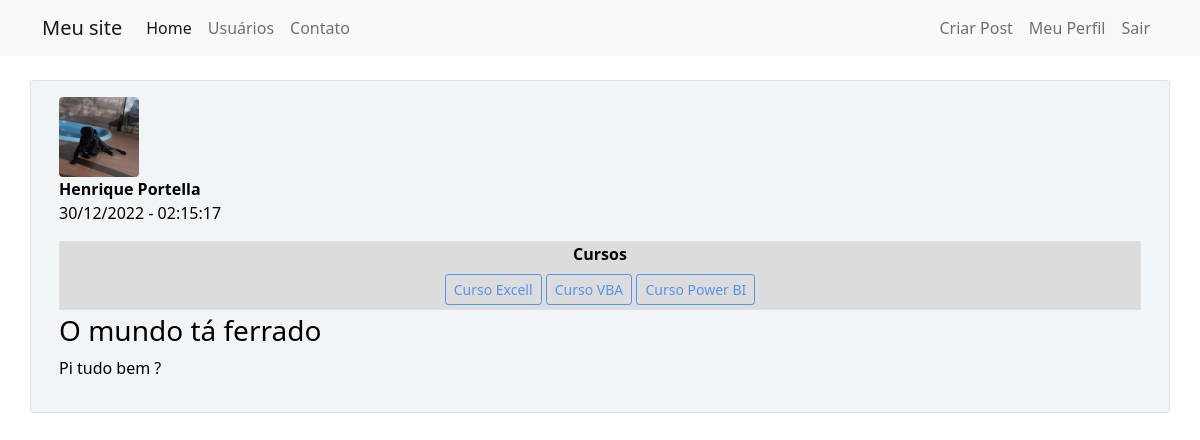
The app's page /post/3 (signed in) with its own data.
### comunidadeimpressionadora/models.py (models this page shows, shortened)
class Usuario(database.Model, UserMixin):
    id = database.Column(database.Integer, primary_key=True)
    username = database.Column(database.String, nullable=False)
    email = database.Column(database.String, nullable=False, unique=True)
    senha = database.Column(database.String, nullable=False)
    foto_perfil = database.Column(database.String, default='default.jpg')
    posts = database.relationship('Post', backref='autor', lazy=True)
    cursos = database.Column(database.String, nullable=False, default='Não informado')

class Post(database.Model):
    id = database.Column(database.Integer, primary_key=True)
    titulo = database.Column(database.String, nullable=False)
    corpo = database.Column(database.String, nullable=False)
    data_criacao = database.Column(database.DateTime, nullable=False, default=datetime.utcnow)
    id_usuario = database.Column(database.Integer, database.ForeignKey('usuario.id'), nullable=False)

### comunidadeimpressionadora/routes.py (the view)
@app.route('/post/<post_id>', methods=['GET', 'POST'])
@login_required
def exibir_post(post_id):
    post = Post.query.get(post_id)
    if current_user == post.autor:
        form = FormCriarPost()
        if request.method == 'GET':
            form.titulo.data = post.titulo
            form.corpo.data = post.corpo
        elif form.validate_on_submit():
            post.titulo = form.titulo.data
            post.corpo = form.corpo.data
            database.session.commit()
            flash('Post Alterado com Sucesso', 'alert-success')
            return redirect(url_for('home'))
    else:
        form = None
    return render_template('post.html', post=post, form=form)

### comunidadeimpressionadora/models.py (called while the page is built)
@login_manager.user_loader
def load_usuario(id_usuario):
    return Usuario.query.get(int(id_usuario))

### comunidadeimpressionadora/templates/post.html (shortened to what this page needs)
{% extends 'base.html' %}
{% block body%}
<div class="container mt-3">
    <div class="row border mt-4 p-3 meupost rounded">
        <div class="col">
            <div><img src="{{ url_for('static', filename='fotos_perfil/{}'.format(post.autor.foto_perfil)) }}"
                      class="rounded" width="80"></div>
            <div>
                <strong>{{ post.autor.username}}</strong>
                <p>{{ post.data_criacao.strftime('%d/%m/%Y - %H:%M:%S') }}</p>
            </div>
            <div class="container border mb-1 mt-2 meupostcursos">
                <div class="row justify-content-center mb-1">
                    <div class="col col-12" style="text-align: center">
                        <strong>Cursos</strong><br>
                        {% for curso in post.autor.cursos.split(';') %}
                        <button type="button" class="btn btn-outline-primary btn-sm mt-2" disabled>{{ curso }}</button>
                        {% endfor %}
                    </div>
                </div>
            </div>
        </div>
        <div>
            <h3>{{post.titulo}} </h3>
            <p>{{post.corpo}}</p>
        </div>
    </div>
</div>
{% endblock %}

### comunidadeimpressionadora/static/main.css (style rules this page uses)
.meupost { background: #f2f5f8 !important; color: #000 !important; }
.meupostcursos { background: #DCDCDC !important; color: #000 !important; }

### records on screen
Usuario: foto_perfil (picture), autor.username "Henrique Portella"
Post: data_criacao "30/12/2022 - 02:15:17", titulo "O mundo tá ferrado", corpo "Pi tudo bem ?"

### other values on screen
{{ curso }} "Curso Excell" "Curso VBA" "Curso Power BI"
